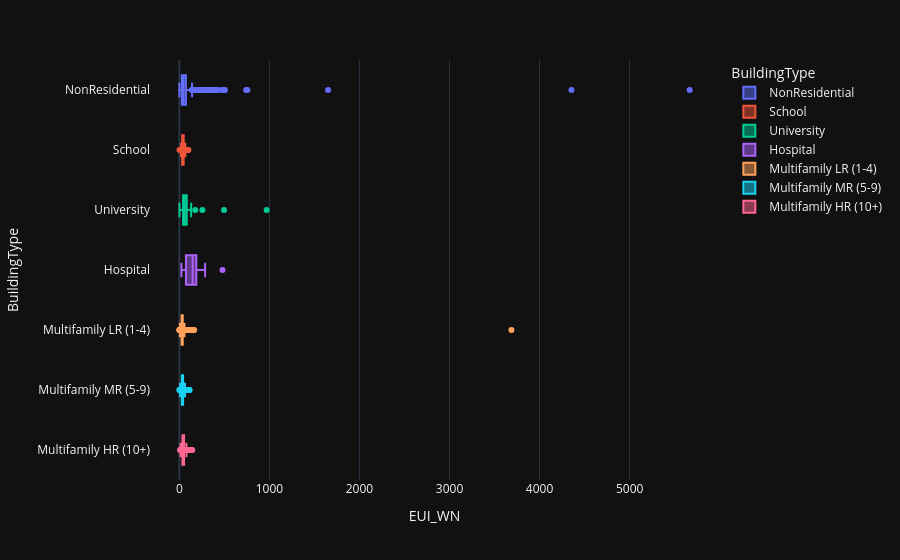

Notebook source saved alongside this figure:
### Code cell
fig = px.box(
    df,
    y="BuildingType",
    x="EUI_WN",
    color="BuildingType"
)
fig.show()

### Figure 1 — Plotly figure (JSON) as saved in the notebook; plotly's stock layout.template omitted (floating-point values rounded to 4 significant figures; data arrays with more than 128 entries replaced by an {"elided": "..."} marker saying what was removed)
{"data": [{"alignmentgroup": "True", "hovertemplate": "BuildingType=%{y}<br>EUI_WN=%{x}<extra></extra>", "legendgroup": "NonResidential", "marker": {"color": "#636efa"}, "name": "NonResidential", "notched": false, "offsetgroup": "NonResidential", "orientation": "h", "showlegend": true, "x": {"elided": "1323 float values"}, "x0": " ", "xaxis": "x", "y": {"elided": "1323 str values"}, "y0": " ", "yaxis": "y", "type": "box"}, {"alignmentgroup": "True", "hovertemplate": "BuildingType=%{y}<br>EUI_WN=%{x}<extra></extra>", "legendgroup": "School", "marker": {"color": "#EF553B"}, "name": "School", "notched": false, "offsetgroup": "School", "orientation": "h", "showlegend": true, "x": {"elided": "140 float values"}, "x0": " ", "xaxis": "x", "y": {"elided": "140 str values"}, "y0": " ", "yaxis": "y", "type": "box"}, {"alignmentgroup": "True", "hovertemplate": "BuildingType=%{y}<br>EUI_WN=%{x}<extra></extra>", "legendgroup": "University", "marker": {"color": "#00cc96"}, "name": "University", "notched": false, "offsetgroup": "University", "orientation": "h", "showlegend": true, "x": [70.3, 63.7, 64.3, 52.6, 76.0, 45.5, 45.8, 969.8, 176.6, 256.1, 18.3, 22.3, 35.7, 67.5, 68.6, 94.1, 100.6, 76.5, 59.4, 52.9, 43.9, 42.9, 41.5, 131.4, 45.4, 496.0, 34.5, 32.5, 57.7, 82.2, 33.2, 26.9, 1.7, 105.5], "x0": " ", "xaxis": "x", "y": ["University", "University", "University", "University", "University", "University", "University", "University", "University", "University", "University", "University", "University", "University", "University", "University", "University", "University", "University", "University", "University", "University", "University", "University", "University", "University", "University", "University", "University", "University", "University", "University", "University", "University"], "y0": " ", "yaxis": "y", "type": "box"}, {"alignmentgroup": "True", "hovertemplate": "BuildingType=%{y}<br>EUI_WN=%{x}<extra></extra>", "legendgroup": "Hospital", "marker": {"color": "#ab63fa"}, "name": "Hospital", "notched": false, "offsetgroup": "Hospital", "orientation": "h", "showlegend": true, "x": [142.7, 55.3, 99.5, 244.9, 198.0, 229.3, 149.3, 53.9, 94.9, 153.6, 69.4, 73.0, 229.3, 176.0, 150.6, 123.1, 177.9, 168.7, 111.1, 147.1, 30.3, 238.0, 68.8, 74.8, 164.4, 164.4, 136.6, 144.2, 70.2, 52.4, 70.4, 285.9, 160.3, 52.1, 43.0, 116.7, 23.3, 218.4, 276.1, 479.2, 188.7, 188.8, 161.3, 207.0, 227.9, 105.9], "x0": " ", "xaxis": "x", "y": ["Hospital", "Hospital", "Hospital", "Hospital", "Hospital", "Hospital", "Hospital", "Hospital", "Hospital", "Hospital", "Hospital", "Hospital", "Hospital", "Hospital", "Hospital", "Hospital", "Hospital", "Hospital", "Hospital", "Hospital", "Hospital", "Hospital", "Hospital", "Hospital", "Hospital", "Hospital", "Hospital", "Hospital", "Hospital", "Hospital", "Hospital", "Hospital", "Hospital", "Hospital", "Hospital", "Hospital", "Hospital", "Hospital", "Hospital", "Hospital", "Hospital", "Hospital", "Hospital", "Hospital", "Hospital", "Hospital"], "y0": " ", "yaxis": "y", "type": "box"}, {"alignmentgroup": "True", "hovertemplate": "BuildingType=%{y}<br>EUI_WN=%{x}<extra></extra>", "legendgroup": "Multifamily LR (1-4)", "marker": {"color": "#FFA15A"}, "name": "Multifamily LR (1-4)", "notched": false, "offsetgroup": "Multifamily LR (1-4)", "orientation": "h", "showlegend": true, "x": {"elided": "1006 float values"}, "x0": " ", "xaxis": "x", "y": {"elided": "1006 str values"}, "y0": " ", "yaxis": "y", "type": "box"}, {"alignmentgroup": "True", "hovertemplate": "BuildingType=%{y}<br>EUI_WN=%{x}<extra></extra>", "legendgroup": "Multifamily MR (5-9)", "marker": {"color": "#19d3f3"}, "name": "Multifamily MR (5-9)", "notched": false, "offsetgroup": "Multifamily MR (5-9)", "orientation": "h", "showlegend": true, "x": {"elided": "782 float values"}, "x0": " ", "xaxis": "x", "y": {"elided": "782 str values"}, "y0": " ", "yaxis": "y", "type": "box"}, {"alignmentgroup": "True", "hovertemplate": "BuildingType=%{y}<br>EUI_WN=%{x}<extra></extra>", "legendgroup": "Multifamily HR (10+)", "marker": {"color": "#FF6692"}, "name": "Multifamily HR (10+)", "notched": false, "offsetgroup": "Multifamily HR (10+)", "orientation": "h", "showlegend": true, "x": {"elided": "142 float values"}, "x0": " ", "xaxis": "x", "y": {"elided": "142 str values"}, "y0": " ", "yaxis": "y", "type": "box"}], "layout": {"xaxis": {"anchor": "y", "domain": [0.0, 1.0], "title": {"text": "EUI_WN"}}, "yaxis": {"anchor": "x", "domain": [0.0, 1.0], "title": {"text": "BuildingType"}, "categoryorder": "array", "categoryarray": ["Multifamily HR (10+)", "Multifamily MR (5-9)", "Multifamily LR (1-4)", "Hospital", "University", "School", "NonResidential"]}, "legend": {"title": {"text": "BuildingType"}, "tracegroupgap": 0}, "margin": {"t": 60}, "boxmode": "overlay"}}
